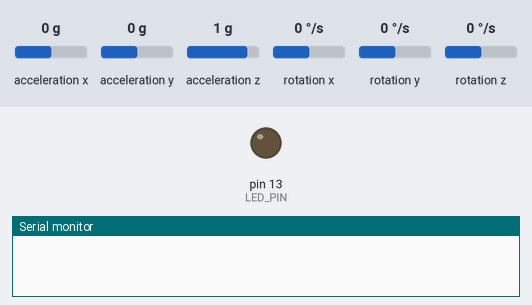
The sketch below on a simulated Arduino Uno, built with avr-gcc and run on an emulated ATmega328P. Shown: output pins drawn as LEDs (lit = HIGH), the last lines printed to the serial monitor. Dashed ring = blinking. The test bench sets the inputs (shaded band); at power-on: acceleration z 1 g, acceleration x 0 g, acceleration y 0 g, rotation x 0 °/s, rotation y 0 °/s, rotation z 0 °/s.

Above: at 0.1 s.
At 3.2 s:
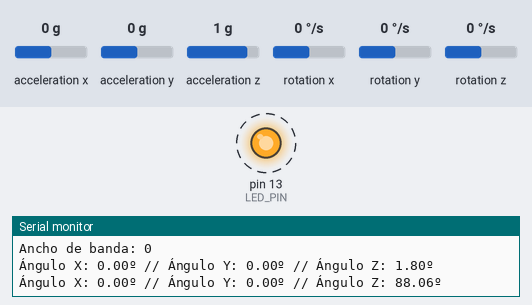
3.3 s: acceleration z set to 0 g
Timing chart, 0 to 12.3 s (numbered marks = the images above; inputs shaded):
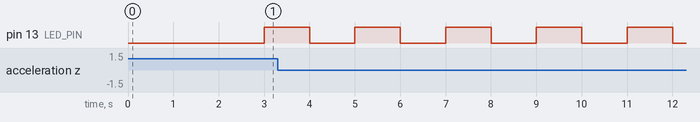

Measured:
- by itself, pin 13 (LED_PIN): alternates HIGH for 1.0 s and LOW for 1.0 s

The sketch:

CANSAT_02_PRUEBA5__MPU6050_GY87_ANGULOS_CON_ACEL_Y_GIROS.ino
```cpp
#define LED_PIN 13
#include "Wire.h" // Necesaria para I2Cdev
#include "I2Cdev.h" //Creo que es una biblioteca incorporada a Arduino core.
#include "MPU6050.h" // biblioteca para el MPU650.h
#include <Adafruit_BMP085.h> //biblioteca para el BMP180

/*  Constantes que definen el rango del acelerómetro
#define MPU6050_ACCEL_FS_2          0x00
#define MPU6050_ACCEL_FS_4          0x01
#define MPU6050_ACCEL_FS_8          0x02
#define MPU6050_ACCEL_FS_16         0x03

Y del giróscopo
#define MPU6050_GYRO_FS_250         0x00
#define MPU6050_GYRO_FS_500         0x01
#define MPU6050_GYRO_FS_1000        0x02
#define MPU6050_GYRO_FS_2000        0x03

// Anchos de banda
#define MPU6050_DLPF_BW_256         0x00
#define MPU6050_DLPF_BW_188         0x01
#define MPU6050_DLPF_BW_98          0x02
#define MPU6050_DLPF_BW_42          0x03
#define MPU6050_DLPF_BW_20          0x04
#define MPU6050_DLPF_BW_10          0x05
#define MPU6050_DLPF_BW_5           0x06
 */

// Objetos de las distintas clases
Adafruit_BMP085 bmp; // biblioteca BMP
const int mpuAddress = 0x68;  // Nuestro caso 0x68. Puede ser 0x69
MPU6050 mpu(mpuAddress); // objeto MPU6050

// Constantes y variables
const float g0 = 9.80665; //valor de la gravedad estándar en m/s2
const float pi = 4*atan(1); // valor de PI

int16_t ax, ay, az; // aceleraciones en bruto
int16_t gx, gy, gz; // velocidad angular en bruto

float angX_A, angZ_A, angY_A; // ángulos según Acelerómetro
float angX_G, angY_G,angZ_G; // ángulos según el Giroscopio.
float angX_G0=0.0, angY_G0 =0.0 , angZ_G0=0.0; // ángulos iniciales según el giroscopio
float angX,angY,angZ; // ángulo combinado acelerómetro y giroscopio

double escalaAcelerometro = 0;
double escalaGiroscopio = 0;

// bool blinkState = false;

// Variables de tiempo
long t0;
long deltat; // elijo un deltat en milisegundos
long contador, contadorAnt;


void setup() {

  Serial.begin(9600);

  // configure Arduino LED for checking activity
  pinMode(LED_PIN, OUTPUT);

  if (!bmp.begin()) {
	Serial.println("Could not find a valid BMP085 , check wiring!");
	while (1) {}
  }

  // initialize mpu6050
  Wire.begin();
  mpu.initialize();

  // Delay
  delay(2000);

  // Serial.println("Conectando a MPU: " + String (mpu.testConnection()) );
  Serial.println(mpu.testConnection() ? "MPU6050 connection successful" : "MPU6050 connection failed"); // no parece funcionar
  // mpu.setI2CBypassEnabled(true); // set bypass mode for gateway to hmc5883L

  // set accelerometer range to .... +-2 +-4 +-8G +-16
  mpu.setFullScaleAccelRange(MPU6050_ACCEL_FS_4); // rango 2 --> 0, 4 --> 1, 8 --> 2, 16 --> 3
  escalaAcelerometro = pow(2.0, float(1 + mpu.getFullScaleAccelRange()) ); // elevo a la potencia de 2
  // Serial.println("Escala del acelerómetro: --> " + String (escalaAcelerometro));

  // set gyro range to +- 250 deg/s +- 500 deg/s +- 1000 deg/s +- 2000 deg/s
  mpu.setFullScaleGyroRange(MPU6050_GYRO_FS_250); // rango 250 --> 0, 500 --> 1, 1000 --> 2, 2000 --> 3
  escalaGiroscopio = 250.0 * pow(2.0,float(mpu.getFullScaleGyroRange())); // elevo a la potencia de 2 y multiplico por 250
  // Serial.println("Escala del giróscopo: --> " + String (escalaGiroscopio));

  // set filter bandwidth to 98 Hz
  Serial.println("Ancho de banda: " + String (mpu.getDLPFMode()));
  mpu.setDLPFMode(MPU6050_DLPF_BW_98); // Investigar un mejor ancho de banda...

  t0 = millis(); // variable inicial.
  contadorAnt = 0; // contador inicial

}

void loop() {

    // ****
    // BMP
    // ****

    // Serial.print(F("Real altitude = "));
    // Serial.print(bmp.readAltitude(102280)); // Introducir la presión atmosférica a nivel del suelo.
    // Serial.println(F(" meters"));

    // *******
    // MPU6050
    // *******
    /* Get new sensor events with the readings */
    // read raw accel/gyro measurements from device
    mpu.getMotion6(&ax, &ay, &az, &gx, &gy, &gz);
    // mpu.getAcceleration(&ax, &ay, &az);
    // mpu.getRotation(&gx, &gy, &gz);


    // Con acelerómetro
    // Muestra los ángulos de inclinación. Recordemos que nuestra placa se encuentra en posición vertical, luego la componente
    // Normal es el eje X.
    az = amxs2(az); ay = amxs2(ay); ax = amxs2(ax);
    angX_A = atan(ax/sqrt(ay*ay+az*az))*(180/pi);
    angY_A = atan(ay/sqrt(ax*ax+az*az))*(180/pi);
    angZ_A = atan(az/sqrt(ay*ay+ax*ax))*(180/pi);

    // Con giroscopio
    deltat=millis()-t0; // intervalo de tiempo
    t0=millis();
    angX_G = angX_G0 + gradoporsegundo(gx)*float(deltat)/1000.0;
    angY_G = angY_G0 + gradoporsegundo(gy)*float(deltat)/1000.0; // theta = theta_0 + w * (t - t0)
    angZ_G = angZ_G0 + gradoporsegundo(gz)*float(deltat)/1000.0;


    // *********************************
    // Mirar la corrección con el drift.
    // *********************************
    // https://www.luisllamas.es/arduino-orientacion-imu-mpu-6050/
    //Calcular angulo de rotación con giroscopio y filtro complementario
    angX = 0.98*angX_G + 0.02*angX_A;
    angY = 0.98*angY_G + 0.02*angY_A;
    angZ = 0.98*angZ_G + 0.02*angZ_A;

    angX_G0 = angX; // paso siguiente
    angY_G0 = angY; // paso siguiente
    angZ_G0 = angZ; // paso siguiente

    contador = int(millis()/1500);
    if (contador!=contadorAnt) {
        // Serial.println("t0: " + String(t0)+ " deltat: "+ String(deltat) );
        // Serial.println("gx: " + String(gx) + " gy: " + String(gy) +" gz: " + String(gz));
        // Serial.println("gy: " + String(gradoporsegundo(gy)));
        // Serial.println("gz: " + String(gradoporsegundo(gz)));
        // Serial.println("gy: " + String(  float((deltat/1000)*gradoporsegundo(gy)) ));
        // Serial.println("gx: " + String(gx) + " gy: " + String(gradoporsegundo(gy)) +" gz: " + String(gradoporsegundo(gz)));
        // Serial.println("T: "+String (bmp.readTemperature())+" ºC // P: "+String (bmp.readPressure())+" Pa");
        Serial.println("Ángulo X: " + String (angX) + "º // Ángulo Y: " + String (angY) + "º // Ángulo Z: " + String(angZ)+"º");
        // Serial.println("Ángulo X: " + String (angX_G) + "º // Ángulo Y: " + String (angY_G) + "º // Ángulo Z: " + String(angZ_G) +"º");
        Serial.println();
        contadorAnt=contador;
    }

    // ***************************************
    // blinkState = !blinkState;
    digitalWrite(LED_PIN,(millis()/1000)%2);
    // delay(100); Sin mucho sentido al delay.
}

  // ***************************************
  // Funciones
  // ***************************************

float amxs2 (int valor) { // Función que dado un valor int signed de 16 bits, te devuelven la aceleración em m/s2
  // Los valores de nuestro GY87 se obtienen como enteros con signo, entre -32768 to 32767
  // Si la escala de nuestro acelerómetro está entre -2g y 2g
  // y = ax +b , variablemedida = a * aceleracion + b
  // aceleracion = (variablemedida -b)/a --> para valores [-2*g, -32768] y [2g, 32767]
  float a = (32767+0.5)/(escalaAcelerometro*g0); // en vez de 2, elijo la escala con la variable escalaAcelerometro
  float b = -0.5;
  return ((valor - b)/a);
}

float gradoporsegundo (int valor) { //función que convierte valores int signed de 16 bits, en grado/segundo
  return valor/escalaGiroscopio;
}
```
